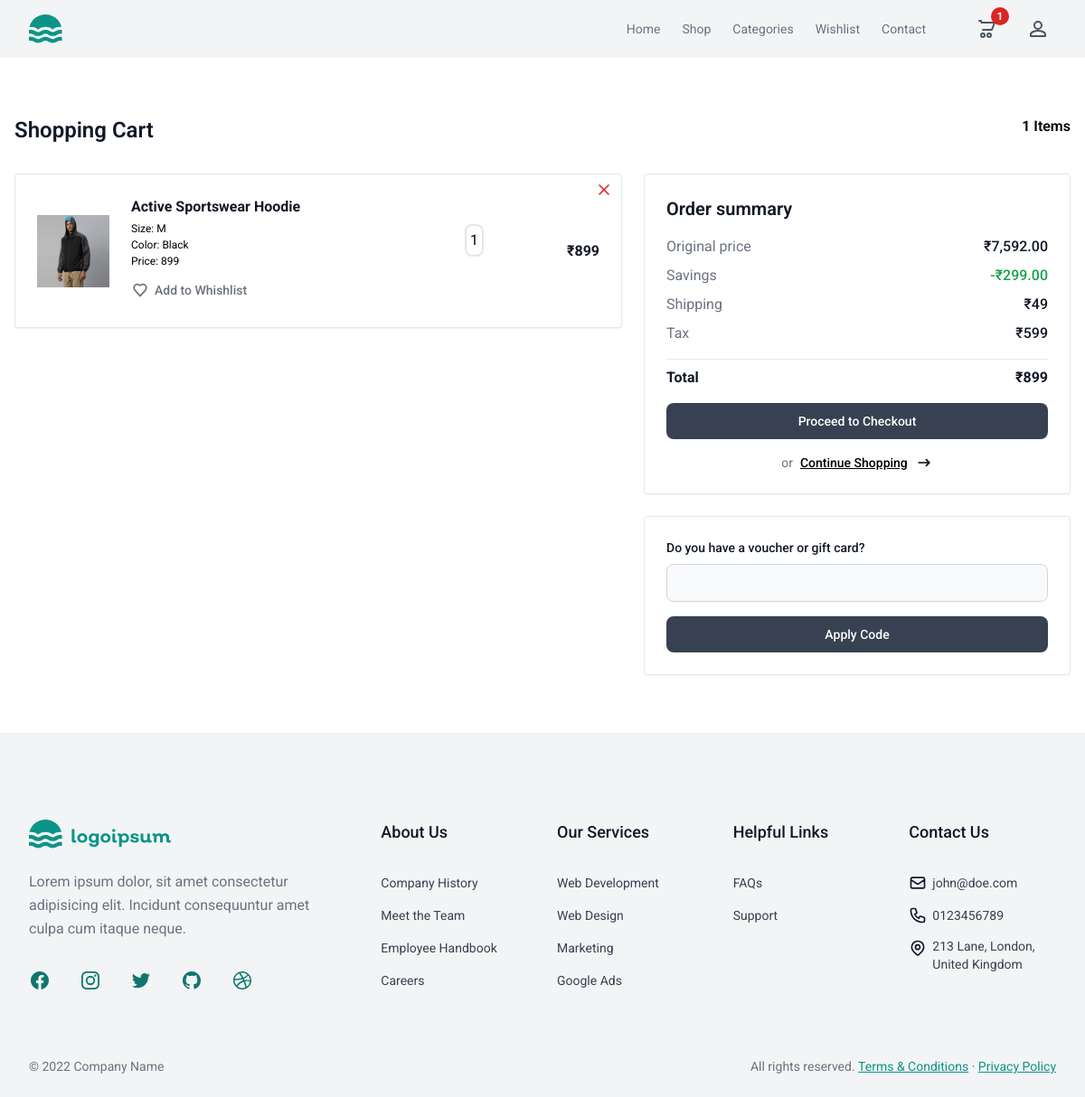
Before: /cart/summary/ (signed in) with the older database file.
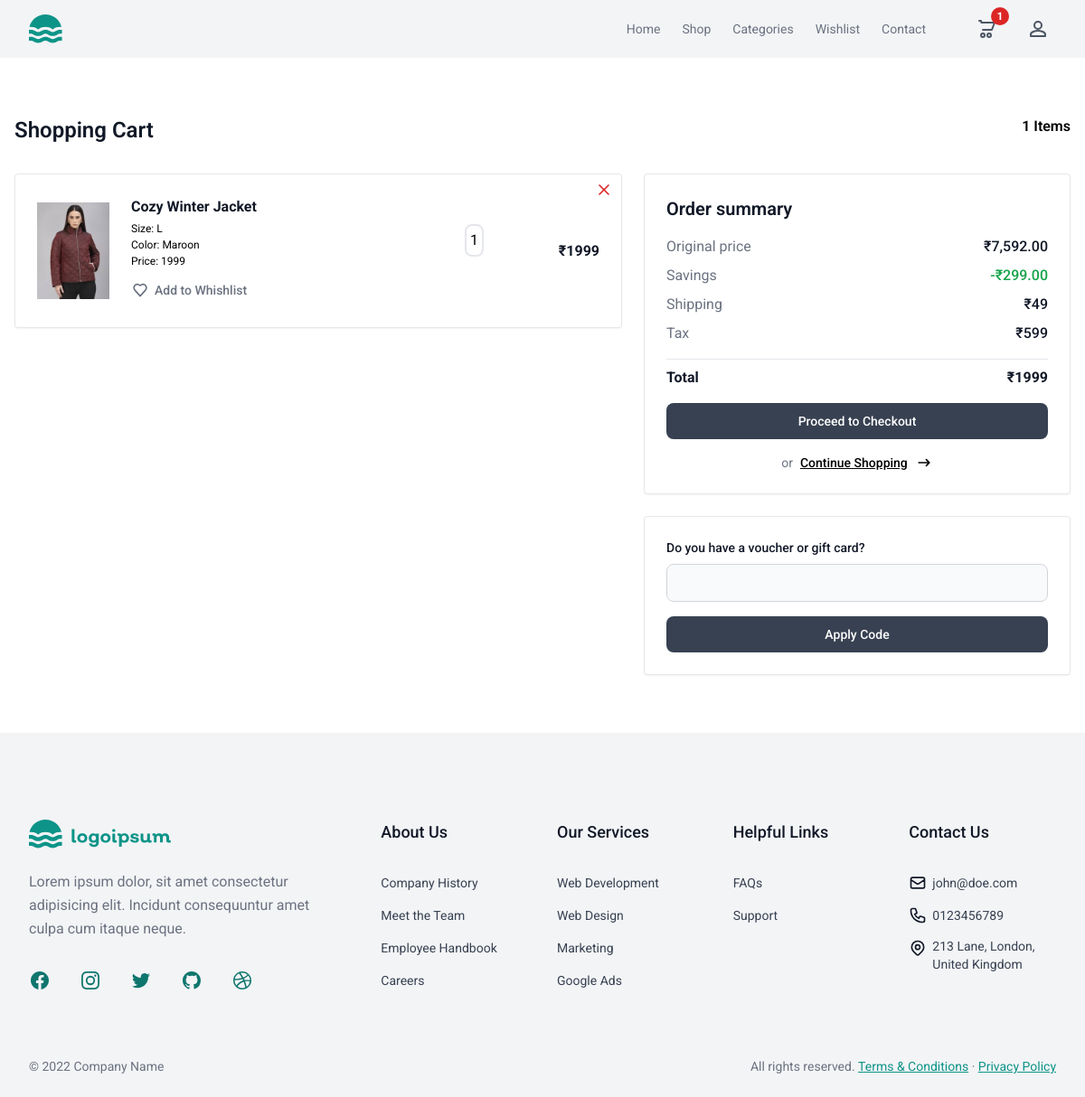
After: the same page with the newer database file.
### store/models.py (models this page shows, shortened)
class BaseModel(models.Model):
    created_date=models.DateTimeField(auto_now_add=True)
    updated_date=models.DateTimeField(auto_now=True)
    is_active=models.BooleanField(default=True)

class BasketItem(BaseModel):
    product_object=models.ForeignKey(Product, on_delete=models.CASCADE)
    quantity=models.PositiveIntegerField(default=1)
    size_object=models.ForeignKey(Size, on_delete=models.CASCADE)
    is_order_placed=models.BooleanField(default=False)
    basket_object=models.ForeignKey(Basket, on_delete=models.CASCADE, related_name="cart_item")
    @property
    def item_total(self):
        return self.product_object.price * self.quantity

class Product(BaseModel):
    title=models.CharField(max_length=200)
    description=models.TextField()
    price=models.PositiveIntegerField()
    picture=models.ImageField(upload_to="product_images", null=True, blank=True)
    brand_object=models.ForeignKey(Brand, on_delete=models.CASCADE)
    category_object=models.ForeignKey(Category, on_delete=models.CASCADE)
    size_objects=models.ManyToManyField(Size)
    tag_objects=models.ManyToManyField(Tag)
    color=models.CharField(max_length=200)

class Size(BaseModel):
    name=models.CharField(max_length=200)
    def __str__(self):
        return self.name

### store/views.py (the view)
# urls.py: path('cart/summary/', views.CartSummaryView.as_view(), name='cart-summary'),
class CartSummaryView(View):
    template_name = 'cart_summary.html'
    def get(self, request, *args, **kwargs):
        qs = BasketItem.objects.filter(basket_object=request.user.cart, is_order_placed=False)
        basket_total = sum([bi.item_total for bi in qs])
        total_items = qs.count()
        context = {
            'basket_items':qs,
            'basket_total':basket_total,
            'total_items':total_items
        }
        return render(request, self.template_name, context)

### store/templates/cart_summary.html (shortened to what this page needs)
{% extends 'base.html' %}
{% block main %}
{% if basket_items %}
<section class="bg-white py-8 antialiased light:bg-gray-900 md:py-16">
  <div class="mx-auto max-w-screen-xl px-4 2xl:px-0">
    <div class="flex justify-between">
      <h2 class="text-xl font-semibold text-gray-900 light:text-white sm:text-2xl">Shopping Cart</h2>
      <h1 class="font-semibold">{{total_items}} Items</h1>
    </div>
    <div class="mt-6 sm:mt-8 md:gap-6 lg:flex lg:items-start xl:gap-8">
      <div class="mx-auto w-full flex-none lg:max-w-2xl xl:max-w-4xl">
      {% for bi in basket_items %}
        <div class="space-y-6 mb-3 relative">
          <div class= "border border-gray-200 rounded bg-white p-4 shadow-sm light:border-gray-700 light:bg-gray-800 md:p-6">
            <div class="space-y-4 md:flex md:items-center md:justify-between md:gap-6 md:space-y-0">
              <span href="" class="shrink-0 md:order-1">
                {% if bi.product_object.picture %}
                <img class="h-25 w-20 light:hidden" src="{{bi.product_object.picture.url}}" alt="product image" />
                {% else %}
                <img class="h-20 w-20 light:hidden" src="{{bi.product_object.picture.url}}" alt="product image" />
                <img class="hidden h-20 w-20 light:block" src="{{bi.product_object.picture.url}}" alt="product image" />
                {% endif %}
              </span>
              <div class="flex items-center justify-between md:order-3 md:justify-end">
                <div class="mb-6 border border-2 rounded-lg p-1">
                  {{bi.quantity}}
                </div>
                <div class="text-end md:order-4 md:w-32">
                  <p class="text-base font-bold text-gray-900 light:text-white">₹{{bi.item_total}}</p>
                </div>
              </div>
              <div class="w-full min-w-0 flex-1 space-y-4 md:order-2 md:max-w-md">
                <a href="{% url 'product-detail' bi.product_object.id %}" class="text-base font-bold text-gray-900 hover:none light:text-white">{{bi.product_object.title}}</a>
                <p class="text-xs leading-3 text-grey-600" style="margin: 6px 0;">Size: {{bi.size_object}}</p>
                <p class="text-xs leading-3 text-grey-600" style="margin: 6px 0;">Color: {{bi.product_object.color}}</p>
                <p class="text-xs leading-3 text-grey-600" style="margin: 6px 0;">Price: {{bi.product_object.price}}</p>
                <div class="flex items-center gap-4">
                  <a href="">
                    <button type="button" class="inline-flex items-center text-sm font-medium text-gray-500 hover:text-gray-900 hover:underline light:text-gray-400 light:hover:text-white">
                      <svg class="me-1.5 h-5 w-5" aria-hidden="true" xmlns="http://www.w3.org/2000/svg" width="24" height="24" fill="none" viewBox="0 0 24 24">
                        <path stroke="currentColor" stroke-linecap="round" stroke-linejoin="round" stroke-width="2" d="M12.01 6.001C6.5 1 1 8 5.782 13.001L12.011 20l6.23-7C23 8 17.5 1 12.01 6.002Z" />
                      </svg>
                      Add to Whishlist
                    </button>
                  </a>
                </div>
              </div>
              <a href="{% url 'cart-item-delete' bi.id %}" class="absolute top-0 end-0 py-2 px-1">
                <button type="button" class="inline-flex items-center text-sm font-medium text-red-600 hover:underline light:text-red-500">
                  <svg class="me-1.5 h-5 w-5" aria-hidden="true" xmlns="http://www.w3.org/2000/svg" width="24" height="24" fill="none" viewBox="0 0 24 24">
                    <path stroke="currentColor" stroke-linecap="round" stroke-linejoin="round" stroke-width="2" d="M6 18 17.94 6M18 18 6.06 6" />
                  </svg>
                </button>
              </a>
            </div>
          </div>
        </div>
        {% endfor %}
      </div>
      <div class="mx-auto mt-6 max-w-4xl flex-1 space-y-6 lg:mt-0 lg:w-full">
        <div class="space-y-4 rounded border border-gray-200 bg-white p-4 shadow-sm light:border-gray-700 light:bg-gray-800 sm:p-6">
          <p class="text-xl font-semibold text-gray-900 light:text-white">Order summary</p>
          <div class="space-y-4">
            <div class="space-y-2">
              <dl class="flex items-center justify-between gap-4">
                <dt class="text-base font-normal text-gray-500 light:text-gray-400">Original price</dt>
                <dd class="text-base font-medium text-gray-900 light:text-white">₹7,592.00</dd>
              </dl>
              <dl class="flex items-center justify-between gap-4">
                <dt class="text-base font-normal text-gray-500 light:text-gray-400">Savings</dt>
                <dd class="text-base font-medium text-green-600">-₹299.00</dd>
              </dl>
              <dl class="flex items-center justify-between gap-4">
                <dt class="text-base font-normal text-gray-500 light:text-gray-400">Shipping</dt>
                <dd class="text-base font-medium text-gray-900 light:text-white">₹49</dd>
              </dl>
              <dl class="flex items-center justify-between gap-4">
                <dt class="text-base font-normal text-gray-500 light:text-gray-400">Tax</dt>
                <dd class="text-base font-medium text-gray-900 light:text-white">₹599</dd>
              </dl>
            </div>
            <dl class="flex items-center justify-between gap-4 border-t border-gray-200 pt-2 light:border-gray-700">
              <dt class="text-base font-bold text-gray-900 light:text-white">Total</dt>
              <dd class="text-base font-bold text-gray-900 light:text-white">₹{{basket_total}}</dd>
            </dl>
          </div>
          <a href="{% url 'place-order' %}" class="flex w-full items-center justify-center rounded-lg bg-gray-700 px-5 py-2.5 text-sm font-medium text-white hover:bg-gray-800 focus:outline-none focus:ring-4 focus:ring-gray-300 light:bg-gray-600 light:hover:bg-gray-700 light:focus:ring-gray-800">Proceed to Checkout</a>
          <div class="flex items-center justify-center gap-2">
            <span class="text-sm font-normal text-gray-500 light:text-gray-400"> or </span>
            <a href="#" title="" class="inline-flex items-center gap-2 text-sm font-medium text-primary-700 underline hover:no-underline light:text-primary-500">
              Continue Shopping
              <svg class="h-5 w-5" aria-hidden="true" xmlns="http://www.w3.org/2000/svg" fill="none" viewBox="0 0 24 24">
                <path stroke="currentColor" stroke-linecap="round" stroke-linejoin="round" stroke-width="2" d="M19 12H5m14 0-4 4m4-4-4-4" />
              </svg>
            </a>
          </div>
        </div>
        <div class="space-y-4 rounded border border-gray-200 bg-white p-4 shadow-sm light:border-gray-700 light:bg-gray-800 sm:p-6">
          <form class="space-y-4">
            <div>
              <label for="voucher" class="mb-2 block text-sm font-medium text-gray-900 light:text-white"> Do you have a voucher or gift card? </label>
              <input type="text" id="voucher" class="block w-full border rounded-lg border-gray-300 bg-gray-50 p-2.5 text-sm text-gray-900 focus:border-primary-500 focus:ring-primary-500 light:border-gray-600 light:bg-gray-700 light:text-white light:placeholder:text-gray-400 light:focus:border-primary-500 light:focus:ring-primary-500" placeholder="" required />
            </div>
            <button type="submit" class="flex w-full items-center justify-center rounded-lg bg-gray-700 px-5 py-2.5 text-sm font-medium text-white hover:bg-gray-800 focus:outline-none focus:ring-4 focus:ring-gray-300 light:bg-gray-600 light:hover:bg-gray-700 light:focus:ring-gray-800">Apply Code</button>
          </form>
        </div>
      </div>
    </div>
  </div>
</section>
{% endif %}
{% endblock %}

Changed rows visible on the page:
removed BasketItem: product_object.picture (picture), quantity "1", item_total "899", product_object "Active Sportswear Hoodie", size_object "M", product_object.color "Black", product_object.price "899"
added BasketItem: product_object.picture (picture), quantity "1", item_total "1999", product_object "Cozy Winter Jacket", size_object "L", product_object.color "Maroon", product_object.price "1999"
Other visible differences:
{{ basket_total }}: "899" → "1999"
